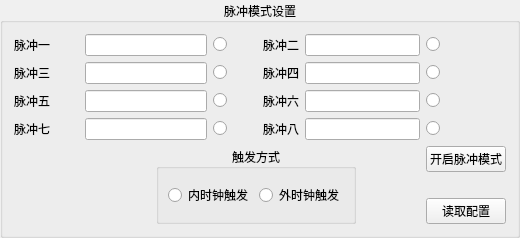
     <widget class="QGroupBox" name="groupBox_3">
      <property name="sizePolicy">
       <sizepolicy hsizetype="Expanding" vsizetype="Expanding">
        <horstretch>0</horstretch>
        <verstretch>0</verstretch>
       </sizepolicy>
      </property>
      <property name="palette">
       <palette>
        <active>
         <colorrole role="WindowText">
          <brush brushstyle="SolidPattern">
           <color alpha="255">
            <red>0</red>
            <green>0</green>
            <blue>0</blue>
           </color>
          </brush>
         </colorrole>
         <colorrole role="Button">
          <brush brushstyle="SolidPattern">
           <color alpha="255">
            <red>240</red>
            <green>240</green>
            <blue>240</blue>
           </color>
          </brush>
         </colorrole>
         <colorrole role="Light">
          <brush brushstyle="SolidPattern">
           <color alpha="255">
            <red>255</red>
            <green>255</green>
            <blue>255</blue>
           </color>
          </brush>
         </colorrole>
         <colorrole role="Midlight">
          <brush brushstyle="SolidPattern">
           <color alpha="255">
            <red>247</red>
            <green>247</green>
            <blue>247</blue>
           </color>
          </brush>
         </colorrole>
         <colorrole role="Dark">
          <brush brushstyle="SolidPattern">
           <color alpha="255">
            <red>120</red>
            <green>120</green>
            <blue>120</blue>
           </color>
          </brush>
         </colorrole>
         <colorrole role="Mid">
          <brush brushstyle="SolidPattern">
           <color alpha="255">
            <red>160</red>
            <green>160</green>
            <blue>160</blue>
           </color>
          </brush>
         </colorrole>
         <colorrole role="Text">
          <brush brushstyle="SolidPattern">
           <color alpha="255">
            <red>0</red>
            <green>0</green>
            <blue>0</blue>
           </color>
          </brush>
         </colorrole>
         <colorrole role="BrightText">
          <brush brushstyle="SolidPattern">
           <color alpha="255">
            <red>255</red>
            <green>255</green>
            <blue>255</blue>
           </color>
          </brush>
         </colorrole>
         <colorrole role="ButtonText">
          <brush brushstyle="SolidPattern">
           <color alpha="255">
            <red>0</red>
            <green>0</green>
            <blue>0</blue>
           </color>
          </brush>
         </colorrole>
         <colorrole role="Base">
          <brush brushstyle="SolidPattern">
           <color alpha="255">
            <red>255</red>
            <green>255</green>
            <blue>255</blue>
           </color>
          </brush>
         </colorrole>
         <colorrole role="Window">
          <brush brushstyle="SolidPattern">
           <color alpha="255">
            <red>240</red>
            <green>240</green>
            <blue>240</blue>
           </color>
          </brush>
         </colorrole>
         <colorrole role="Shadow">
          <brush brushstyle="SolidPattern">
           <color alpha="255">
            <red>0</red>
            <green>0</green>
            <blue>0</blue>
           </color>
          </brush>
         </colorrole>
         <colorrole role="AlternateBase">
          <brush brushstyle="SolidPattern">
           <color alpha="255">
            <red>247</red>
            <green>247</green>
            <blue>247</blue>
           </color>
          </brush>
         </colorrole>
         <colorrole role="ToolTipBase">
          <brush brushstyle="SolidPattern">
           <color alpha="255">
            <red>255</red>
            <green>255</green>
            <blue>220</blue>
           </color>
          </brush>
         </colorrole>
         <colorrole role="ToolTipText">
          <brush brushstyle="SolidPattern">
           <color alpha="255">
            <red>0</red>
            <green>0</green>
            <blue>0</blue>
           </color>
          </brush>
         </colorrole>
        </active>
        <inactive>
         <colorrole role="WindowText">
          <brush brushstyle="SolidPattern">
           <color alpha="255">
            <red>0</red>
            <green>0</green>
            <blue>0</blue>
           </color>
          </brush>
         </colorrole>
         <colorrole role="Button">
          <brush brushstyle="SolidPattern">
           <color alpha="255">
            <red>240</red>
            <green>240</green>
            <blue>240</blue>
           </color>
          </brush>
         </colorrole>
         <colorrole role="Light">
          <brush brushstyle="SolidPattern">
           <color alpha="255">
            <red>255</red>
            <green>255</green>
            <blue>255</blue>
           </color>
          </brush>
         </colorrole>
         <colorrole role="Midlight">
          <brush brushstyle="SolidPattern">
           <color alpha="255">
            <red>247</red>
            <green>247</green>
            <blue>247</blue>
           </color>
          </brush>
         </colorrole>
         <colorrole role="Dark">
          <brush brushstyle="SolidPattern">
           <color alpha="255">
            <red>120</red>
            <green>120</green>
            <blue>120</blue>
           </color>
          </brush>
         </colorrole>
         <colorrole role="Mid">
          <brush brushstyle="SolidPattern">
           <color alpha="255">
            <red>160</red>
            <green>160</green>
            <blue>160</blue>
           </color>
          </brush>
         </colorrole>
         <colorrole role="Text">
          <brush brushstyle="SolidPattern">
           <color alpha="255">
            <red>0</red>
            <green>0</green>
            <blue>0</blue>
           </color>
          </brush>
         </colorrole>
         <colorrole role="BrightText">
          <brush brushstyle="SolidPattern">
           <color alpha="255">
            <red>255</red>
            <green>255</green>
            <blue>255</blue>
           </color>
          </brush>
         </colorrole>
         <colorrole role="ButtonText">
          <brush brushstyle="SolidPattern">
           <color alpha="255">
            <red>0</red>
            <green>0</green>
            <blue>0</blue>
           </color>
          </brush>
         </colorrole>
         <colorrole role="Base">
          <brush brushstyle="SolidPattern">
           <color alpha="255">
            <red>255</red>
            <green>255</green>
            <blue>255</blue>
           </color>
          </brush>
         </colorrole>
         <colorrole role="Window">
          <brush brushstyle="SolidPattern">
           <color alpha="255">
            <red>240</red>
            <green>240</green>
            <blue>240</blue>
           </color>
          </brush>
         </colorrole>
         <colorrole role="Shadow">
          <brush brushstyle="SolidPattern">
           <color alpha="255">
            <red>0</red>
            <green>0</green>
            <blue>0</blue>
           </color>
          </brush>
         </colorrole>
         <colorrole role="AlternateBase">
          <brush brushstyle="SolidPattern">
           <color alpha="255">
            <red>247</red>
            <green>247</green>
            <blue>247</blue>
           </color>
          </brush>
         </colorrole>
         <colorrole role="ToolTipBase">
          <brush brushstyle="SolidPattern">
           <color alpha="255">
            <red>255</red>
            <green>255</green>
            <blue>220</blue>
           </color>
          </brush>
         </colorrole>
         <colorrole role="ToolTipText">
          <brush brushstyle="SolidPattern">
           <color alpha="255">
            <red>0</red>
            <green>0</green>
            <blue>0</blue>
           </color>
          </brush>
         </colorrole>
        </inactive>
        <disabled>
         <colorrole role="WindowText">
          <brush brushstyle="SolidPattern">
           <color alpha="255">
            <red>120</red>
            <green>120</green>
            <blue>120</blue>
           </color>
          </brush>
         </colorrole>
         <colorrole role="Button">
          <brush brushstyle="SolidPattern">
           <color alpha="255">
            <red>240</red>
            <green>240</green>
            <blue>240</blue>
           </color>
          </brush>
         </colorrole>
         <colorrole role="Light">
          <brush brushstyle="SolidPattern">
           <color alpha="255">
            <red>255</red>
            <green>255</green>
            <blue>255</blue>
           </color>
          </brush>
         </colorrole>
         <colorrole role="Midlight">
          <brush brushstyle="SolidPattern">
           <color alpha="255">
            <red>247</red>
            <green>247</green>
            <blue>247</blue>
           </color>
          </brush>
         </colorrole>
         <colorrole role="Dark">
          <brush brushstyle="SolidPattern">
           <color alpha="255">
            <red>120</red>
            <green>120</green>
            <blue>120</blue>
           </color>
          </brush>
         </colorrole>
         <colorrole role="Mid">
          <brush brushstyle="SolidPattern">
           <color alpha="255">
            <red>160</red>
            <green>160</green>
            <blue>160</blue>
           </color>
          </brush>
         </colorrole>
         <colorrole role="Text">
          <brush brushstyle="SolidPattern">
           <color alpha="255">
            <red>120</red>
            <green>120</green>
            <blue>120</blue>
           </color>
          </brush>
         </colorrole>
         <colorrole role="BrightText">
          <brush brushstyle="SolidPattern">
           <color alpha="255">
            <red>255</red>
            <green>255</green>
            <blue>255</blue>
           </color>
          </brush>
         </colorrole>
         <colorrole role="ButtonText">
          <brush brushstyle="SolidPattern">
           <color alpha="255">
            <red>120</red>
            <green>120</green>
            <blue>120</blue>
           </color>
          </brush>
         </colorrole>
         <colorrole role="Base">
          <brush brushstyle="SolidPattern">
           <color alpha="255">
            <red>240</red>
            <green>240</green>
            <blue>240</blue>
           </color>
          </brush>
         </colorrole>
         <colorrole role="Window">
          <brush brushstyle="SolidPattern">
           <color alpha="255">
            <red>240</red>
            <green>240</green>
            <blue>240</blue>
           </color>
          </brush>
         </colorrole>
         <colorrole role="Shadow">
          <brush brushstyle="SolidPattern">
           <color alpha="255">
            <red>0</red>
            <green>0</green>
            <blue>0</blue>
           </color>
          </brush>
         </colorrole>
         <colorrole role="AlternateBase">
          <brush brushstyle="SolidPattern">
           <color alpha="255">
            <red>240</red>
            <green>240</green>
            <blue>240</blue>
           </color>
          </brush>
         </colorrole>
         <colorrole role="ToolTipBase">
          <brush brushstyle="SolidPattern">
           <color alpha="255">
            <red>255</red>
            <green>255</green>
            <blue>220</blue>
           </color>
          </brush>
         </colorrole>
         <colorrole role="ToolTipText">
          <brush brushstyle="SolidPattern">
           <color alpha="255">
            <red>0</red>
            <green>0</green>
            <blue>0</blue>
           </color>
          </brush>
         </colorrole>
        </disabled>
       </palette>
      </property>
      <property name="font">
       <font>
        <family>Agency FB</family>
       </font>
      </property>
      <property name="title">
       <string>脉冲模式设置</string>
      </property>
      <property name="alignment">
       <set>Qt::AlignCenter</set>
      </property>
      <layout class="QGridLayout" name="gridLayout_3">
       <item row="0" column="0">
        <widget class="QLabel" name="label_8">
         <property name="text">
          <string>脉冲一</string>
         </property>
        </widget>
       </item>
       <item row="0" column="1" colspan="2">
        <widget class="QLineEdit" name="lineEdit_4">
         <property name="font">
          <font>
           <family>Arial</family>
          </font>
         </property>
        </widget>
       </item>
       <item row="0" column="3">
        <widget class="QRadioButton" name="radioButton">
         <property name="text">
          <string/>
         </property>
        </widget>
       </item>
       <item row="0" column="4" rowspan="4">
        <spacer name="verticalSpacer">
         <property name="orientation">
          <enum>Qt::Vertical</enum>
         </property>
         <property name="sizeHint" stdset="0">
          <size>
           <width>20</width>
           <height>99</height>
          </size>
         </property>
        </spacer>
       </item>
       <item row="0" column="5">
        <widget class="QLabel" name="label_9">
         <property name="text">
          <string>脉冲二</string>
         </property>
        </widget>
       </item>
       <item row="0" column="6" colspan="2">
        <widget class="QLineEdit" name="lineEdit_5">
         <property name="font">
          <font>
           <family>Arial</family>
          </font>
         </property>
        </widget>
       </item>
       <item row="0" column="8">
        <widget class="QRadioButton" name="radioButton_2">
         <property name="text">
          <string/>
         </property>
        </widget>
       </item>
       <item row="1" column="0">
        <widget class="QLabel" name="label_10">
         <property name="text">
          <string>脉冲三</string>
         </property>
        </widget>
       </item>
       <item row="1" column="1" colspan="2">
        <widget class="QLineEdit" name="lineEdit_6">
         <property name="font">
          <font>
           <family>Arial</family>
          </font>
         </property>
        </widget>
       </item>
       <item row="1" column="3">
        <widget class="QRadioButton" name="radioButton_5">
         <property name="text">
          <string/>
         </property>
        </widget>
       </item>
       <item row="1" column="5">
        <widget class="QLabel" name="label_11">
         <property name="text">
          <string>脉冲四</string>
         </property>
        </widget>
       </item>
       <item row="1" column="6" colspan="2">
        <widget class="QLineEdit" name="lineEdit_7">
         <property name="font">
          <font>
           <family>Arial</family>
          </font>
         </property>
        </widget>
       </item>
       <item row="1" column="8">
        <widget class="QRadioButton" name="radioButton_6">
         <property name="text">
          <string/>
         </property>
        </widget>
       </item>
       <item row="2" column="0">
        <widget class="QLabel" name="label_12">
         <property name="text">
          <string>脉冲五</string>
         </property>
        </widget>
       </item>
       <item row="2" column="1" colspan="2">
        <widget class="QLineEdit" name="lineEdit_8">
         <property name="font">
          <font>
           <family>Arial</family>
          </font>
         </property>
        </widget>
       </item>
       <item row="2" column="3">
        <widget class="QRadioButton" name="radioButton_7">
         <property name="text">
          <string/>
         </property>
        </widget>
       </item>
       <item row="2" column="5">
        <widget class="QLabel" name="label_13">
         <property name="text">
          <string>脉冲六</string>
         </property>
        </widget>
       </item>
       <item row="2" column="6" colspan="2">
        <widget class="QLineEdit" name="lineEdit_9">
         <property name="font">
          <font>
           <family>Arial</family>
          </font>
         </property>
        </widget>
       </item>
       <item row="2" column="8">
        <widget class="QRadioButton" name="radioButton_8">
         <property name="text">
          <string/>
         </property>
        </widget>
       </item>
       <item row="3" column="0">
        <widget class="QLabel" name="label_14">
         <property name="text">
          <string>脉冲七</string>
         </property>
        </widget>
       </item>
       <item row="3" column="1" colspan="2">
        <widget class="QLineEdit" name="lineEdit_10">
         <property name="font">
          <font>
           <family>Arial</family>
          </font>
         </property>
        </widget>
       </item>
       <item row="3" column="3">
        <widget class="QRadioButton" name="radioButton_9">
         <property name="text">
          <string/>
         </property>
        </widget>
       </item>
       <item row="3" column="5">
        <widget class="QLabel" name="label_15">
         <property name="text">
          <string>脉冲八</string>
         </property>
        </widget>
       </item>
       <item row="3" column="6" colspan="2">
        <widget class="QLineEdit" name="lineEdit_11">
         <property name="font">
          <font>
           <family>Arial</family>
          </font>
         </property>
        </widget>
       </item>
       <item row="3" column="8">
        <widget class="QRadioButton" name="radioButton_10">
         <property name="text">
          <string/>
         </property>
        </widget>
       </item>
       <item row="4" column="2" rowspan="3" colspan="5">
        <widget class="QGroupBox" name="groupBox_4">
         <property name="title">
          <string>触发方式</string>
         </property>
         <property name="alignment">
          <set>Qt::AlignCenter</set>
         </property>
         <layout class="QGridLayout" name="gridLayout_4">
          <item row="0" column="0">
           <widget class="QRadioButton" name="radioButton_3">
            <property name="text">
             <string>内时钟触发</string>
            </property>
           </widget>
          </item>
          <item row="0" column="1">
           <widget class="QRadioButton" name="radioButton_4">
            <property name="text">
             <string>外时钟触发</string>
            </property>
           </widget>
          </item>
         </layout>
        </widget>
       </item>
       <item row="4" column="8">
        <widget class="QPushButton" name="pushButton_5">
         <property name="text">
          <string>开启脉冲模式</string>
         </property>
        </widget>
       </item>
       <item row="5" column="0" colspan="2">
        <spacer name="horizontalSpacer">
         <property name="orientation">
          <enum>Qt::Horizontal</enum>
         </property>
         <property name="sizeHint" stdset="0">
          <size>
           <width>136</width>
           <height>20</height>
          </size>
         </property>
        </spacer>
       </item>
       <item row="5" column="7" colspan="2">
        <spacer name="horizontalSpacer_2">
         <property name="orientation">
          <enum>Qt::Horizontal</enum>
         </property>
         <property name="sizeHint" stdset="0">
          <size>
           <width>144</width>
           <height>20</height>
          </size>
         </property>
        </spacer>
       </item>
       <item row="6" column="8">
        <widget class="QPushButton" name="pushButton_8">
         <property name="text">
          <string>读取配置</string>
         </property>
        </widget>
       </item>
      </layout>
     </widget>
